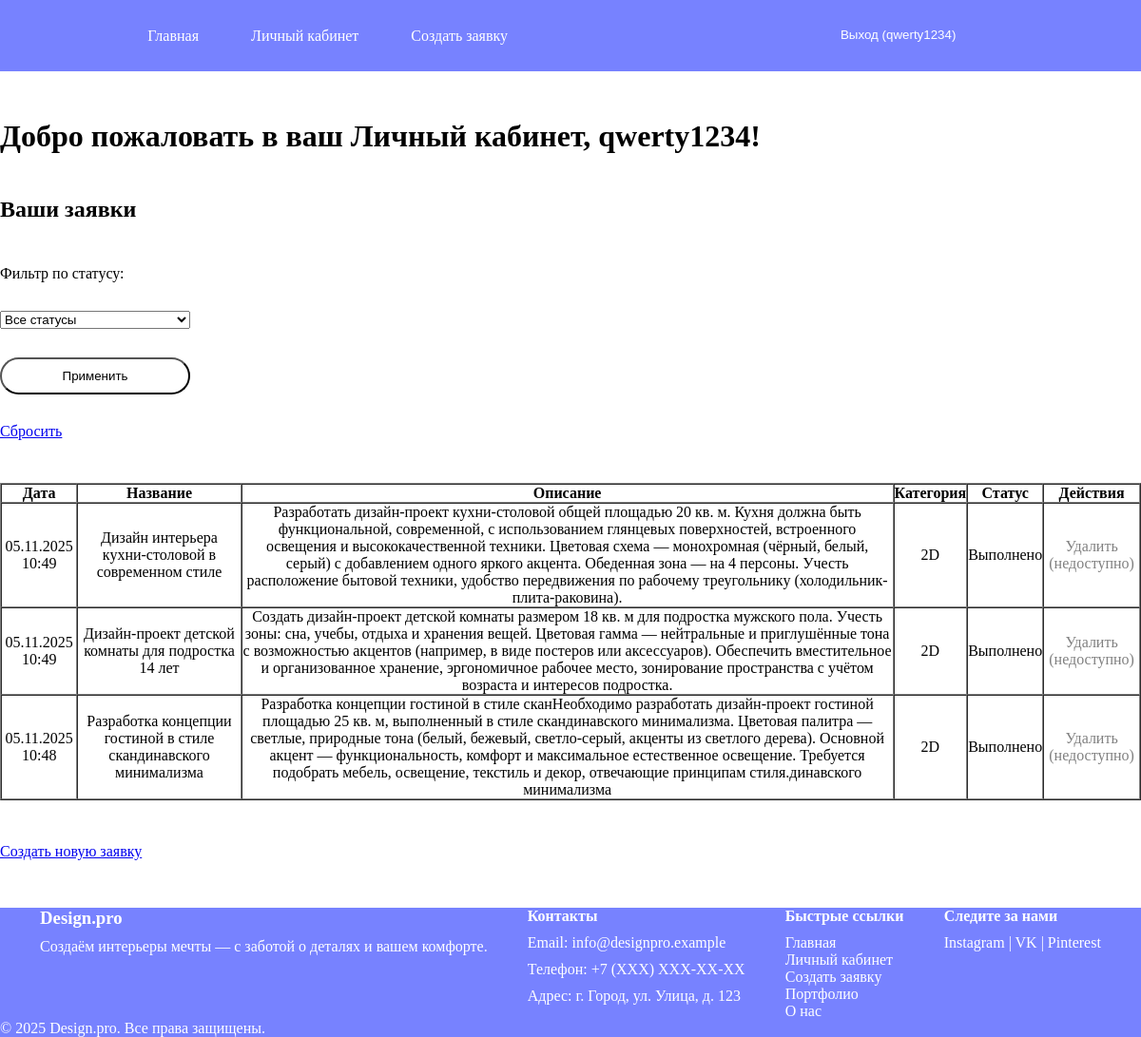
The page /main/user_dashboard/ (signed in) on the database its author committed.
### main/models.py (models this page shows, shortened)
class DesignRequest(models.Model):
    STATUS_CHOICES = [
        ('new', 'Новая'),
        ('in_progress', 'Принято'),
        ('complited', 'Выполнено'),
    ]
    user = models.ForeignKey(User, on_delete=models.CASCADE, related_name='requests')
    title = models.CharField(max_length=200, null=False, blank=False, verbose_name='Заголовок')
    description = models.TextField(null=False, blank=False, verbose_name='Описание')
    category = models.ForeignKey(Category, on_delete=models.CASCADE)
    plan_image = models.ImageField(upload_to='plan_img/', validators=[validate_image_extension_and_size])
    status = models.CharField(max_length=20, choices=STATUS_CHOICES, default='new')
    created_at = models.DateTimeField(auto_now_add=True)
    design_image = models.ImageField(upload_to='design_img/', validators=[validate_image_extension_and_size], blank=True, null=True)
    admin_comment = models.TextField(null=True, blank=True)
    class Meta:
        verbose_name = 'Заявка на дизайн'
        verbose_name_plural = "Заявки на дизайн"
        ordering = ['-created_at']

class Category(models.Model):
    name = models.CharField(max_length=100, unique=True)
    class Meta:
        verbose_name= 'Категория'
        verbose_name_plural = "Категории"

### main/views.py (the view)
# urls.py: path('user_dashboard/', views.user_dashboard, name='user_dashboard'),
@login_required()
def user_dashboard(request):
    user_requests = DesignRequest.objects.filter(user = request.user)
    status_filter = request.GET.get('status')
    if status_filter :
        user_requests = user_requests.filter(status = status_filter)
    return render(request, 'main_app/user_dashboard.html', {'requests': user_requests})

### templates/main_app/user_dashboard.html (shortened to what this page needs)
{% extends "base.html" %}
{% block content %}
    <h1>Добро пожаловать в ваш Личный кабинет, {{ user.username }}!</h1>
    <h2>Ваши заявки</h2>
    <form method="get">
        <label for="status_filter">Фильтр по статусу:</label>
        <select name="status" id="status_filter">
            <option value="">Все статусы</option>
        </select>
        <button type="submit">Применить</button>
        <a href="{% url 'user_dashboard' %}">Сбросить</a>
    </form>
    {% if requests %}
        <table border="1" cellpadding="10" cellspacing="0">
            <thead>
                <tr>
                    <th>Дата</th>
                    <th>Название</th>
                    <th>Описание</th>
                    <th>Категория</th>
                    <th>Статус</th>
                    <th>Действия</th>
                </tr>
            </thead>
            <tbody>
                {% for req in requests %}
                    <tr>
                        <td>{{ req.created_at|date:"d.m.Y H:i" }}</td>
                        <td>{{ req.title }}</td>
                        <td>{{ req.description}}</td>
                        <td>{{ req.category.name }}</td>
                        <td>{{ req.get_status_display }}</td>
                        <td>
                            {% if req.status == 'new' %}
                                <a href="{% url 'delete_request' req.id %}">Удалить</a>
                            {% else %}
                                <span style="color: grey;">Удалить (недоступно)</span>
                            {% endif %}
                        </td>
                    </tr>
                {% endfor %}
            </tbody>
        </table>
    {% else %}
        <p>У вас пока нет заявок.</p>
    {% endif %}
    <p><a href="{% url 'create_request' %}">Создать новую заявку</a></p>
{% endblock %}

### templates/base.html (shortened to what this page needs)
<!DOCTYPE html>
<html lang="ru">
<head>
    {% load static %}
    <link rel="stylesheet" href="{% static 'css/style.css' %}">
</head>
<body>
<header class='wrapper'>
    <nav>
        <div>
            <a href="{% url 'home' %}">Главная</a>
            {% if user.is_authenticated %}
                {% if user.is_staff %}
                    <a href="{% url 'admin_dashboard' %}">Админ-панель</a>
                    <a href="{% url 'manage_categories' %}">Управление категориями</a>
                {% else %}
                    <a href="{% url 'user_dashboard' %}">Личный кабинет</a>
                    <a href="{% url 'create_request' %}">Создать заявку</a>
                {% endif %}
                </div>
                <div class="link-register">
                <li>
                    <form method="post" action="{% url 'logout' %}">
                        <button type="submit" class="logoutBase">
                            Выход ({{ user.username }})
                        </button>
                    </form>
                </li>
            {% else %}
                <a href="{% url 'login' %}">Вход</a>
                <a href="{% url 'register' %}">Регистрация</a>
            {% endif %}
            </div>
    </nav>
</header>
<main class='wrapper'>
    {% block content %}
    {% endblock %}
</main>
<footer class="wrapper">
    <div class="footer-container">
        <div class="footer-section">
            <h3>Design.pro</h3>
            <p>Создаём интерьеры мечты — с заботой о деталях и вашем комфорте.</p>
        </div>
        <div class="footer-section">
            <h4>Контакты</h4>
            <p>Email: info@designpro.example</p>
            <p>Телефон: +7 (XXX) XXX-XX-XX</p>
            <p>Адрес: г. Город, ул. Улица, д. 123</p>
        </div>
        <div class="footer-section">
            <h4>Быстрые ссылки</h4>
            <ul>
                <li><a href="{% url 'home' %}">Главная</a></li>
                <li><a href="{% url 'user_dashboard' %}">Личный кабинет</a></li>
                <li><a href="{% url 'create_request' %}">Создать заявку</a></li>
                <li><a href="#">Портфолио</a></li>
                <li><a href="#">О нас</a></li>
            </ul>
        </div>
        <div class="footer-section">
            <h4>Следите за нами</h4>
            <div class="social-links">
                <a href="#" target="_blank">Instagram</a> |
                <a href="#" target="_blank">VK</a> |
                <a href="#" target="_blank">Pinterest</a>
            </div>
        </div>
    </div>
    <p>&copy; {% now "Y" %} Design.pro. Все права защищены.</p>
</footer>
</body>
</html>

### static/css/style.css (style rules this page uses)
* { padding: 0; margin: 0; box-sizing: border-box; }
.wrapper { width: 100%; }
header { background-color: #7782ff; }
header > nav { display: flex; height: 75px; margin: auto; justify-content: space-around; align-content: center; flex-wrap: wrap; }
header > nav > div { display: flex; flex-wrap: wrap; gap: 55px; }
body { display: flex; flex-direction: column; gap: 50px; }
main { display: flex; flex-direction: column; gap: 45px; justify-content: space-around; align-content: space-around; flex-wrap: wrap; }
.logoutBase { background: none; border: none; padding: 0; text-decoration: underline; cursor: pointer; color: blue; }
li { list-style-type: none; }
footer a, header a, .logoutBase { text-decoration: none; color: #ffffff; }
footer { background-color: #7782ff; color: white; }
.footer-container { display: flex; justify-content: space-evenly; }
.footer-container > div { display: flex; flex-direction: column; gap: 10px; }
td { text-align: center; }
.btn-danger, main button { border-radius: 50px; padding: 10px 15px; background-color: white; }
form { display: flex; flex-direction: column; width: 200px; gap: 30px; }

### rows shown on the page
DesignRequest: created_at "05.11.2025 10:49", title "Дизайн интерьера кухни-столовой в современном стиле", description "Разработать дизайн-проект кухни-столовой общей площадью 20 кв. м. Кухня должна быть функциональной, современной, с использованием глянцевых поверхностей, встроенного освещения и высококачественной техники. Цветовая схема — монохромная (чёрный, белый, серый) с добавлением одного яркого акцента. Обеденная зона — на 4 персоны. Учесть расположение бытовой техники, удобство передвижения по рабочему треугольнику (холодильник-плита-раковина).", category.name "2D", status "Выполнено", shows "Удалить (недоступно)"
DesignRequest: created_at "05.11.2025 10:49", title "Дизайн-проект детской комнаты для подростка 14 лет", description "Создать дизайн-проект детской комнаты размером 18 кв. м для подростка мужского пола. Учесть зоны: сна, учебы, отдыха и хранения вещей. Цветовая гамма — нейтральные и приглушённые тона с возможностью акцентов (например, в виде постеров или аксессуаров). Обеспечить вместительное и организованное хранение, эргономичное рабочее место, зонирование пространства с учётом возраста и интересов подростка.", category.name "2D", status "Выполнено", shows "Удалить (недоступно)"
DesignRequest: created_at "05.11.2025 10:48", title "Разработка концепции гостиной в стиле скандинавского минимализма", description "Разработка концепции гостиной в стиле сканНеобходимо разработать дизайн-проект гостиной площадью 25 кв. м, выполненный в стиле скандинавского минимализма. Цветовая палитра — светлые, природные тона (белый, бежевый, светло-серый, акценты из светлого дерева). Основной акцент — функциональность, комфорт и максимальное естественное освещение. Требуется подобрать мебель, освещение, текстиль и декор, отвечающие принципам стиля.динавского минимализма", category.name "2D", status "Выполнено", shows "Удалить (недоступно)"

### other values the page prints
{{ user.username }} "qwerty1234"
